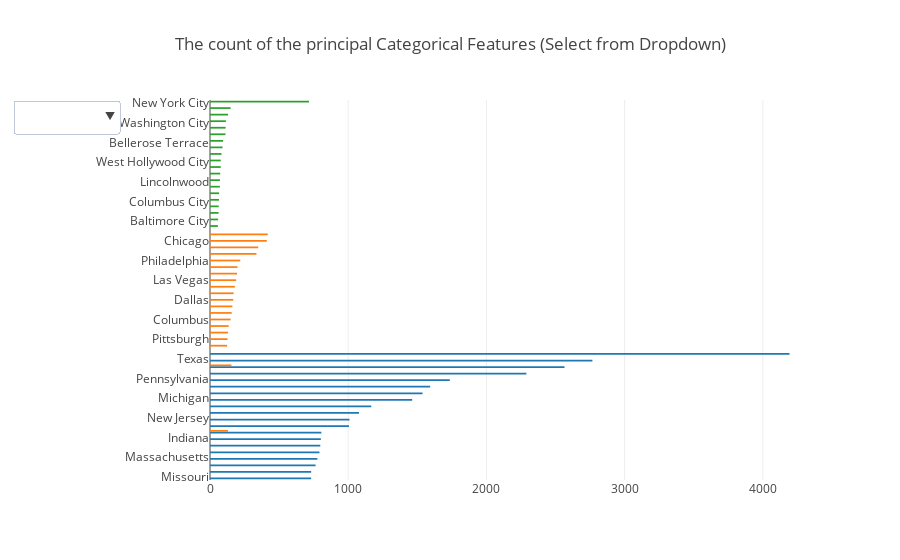

Notebook cell for this chart:
### Markdown cell above
## Dropdowns

### Code cell
trace1 = go.Bar(x=state_count[:20].values[::-1],
                y=state_count[:20].index[::-1],
                orientation='h',
                name='Top 20 States')

trace2 = go.Bar(x=city_count[:20].values[::-1],
                y=city_count[:20].index[::-1],
                orientation = 'h', 
                name='TOP 20 Citys')

trace3 = go.Bar(x=place_count[:20].values[::-1],
                y=place_count[:20].index[::-1],
                orientation='h',
                name='Top 20 Place')

data = [trace1, trace2, trace3]

updatemenus = list([
    dict(active=-1,
         x=-0.15,
         buttons=list([
             dict(
                 label = 'State Count',
                 method = 'update',
                 args = [{'visible': [True, False, False]}, 
                         {'title': 'TOP 20 State Count'}]),
             dict(
                 label = 'City Count',
                 method = 'update',
                 args = [{'visible': [False, True, False]}, 
                         {'title': 'TOP 20 City Count'}]),
             dict(
                 label = 'Place Count',
                 method = 'update',
                 args = [{'visible': [False, False, True]},
                         {'title': ' Top 20 Place Count'}
                        ])
         ])
        )
])


layout = dict(title='The count of the principal Categorical Features (Select from Dropdown)', 
              showlegend=False,
              updatemenus = updatemenus)

fig = dict(data = data, layout = layout)

iplot(fig)

### Figure 1 — Plotly figure (JSON) as saved in the notebook; plotly's stock layout.template omitted (floating-point values rounded to 4 significant figures)
{"data": [{"name": "Top 20 States", "orientation": "h", "type": "bar", "uid": "d2036fe6-a580-11e8-b865-0a580a0c0a14", "x": [732, 732, 764, 777, 792, 798, 802, 806, 1006, 1009, 1078, 1167, 1463, 1538, 1593, 1735, 2289, 2565, 2767, 4193], "y": ["Missouri", "Wisconsin", "Maryland", "Massachusetts", "Tennessee", "Arizona", "Indiana", "Washington", "Virginia", "New Jersey", "Georgia", "North Carolina", "Michigan", "Ohio", "Illinois", "Pennsylvania", "Florida", "New York", "Texas", "California"]}, {"name": "TOP 20 Citys", "orientation": "h", "type": "bar", "uid": "d203775c-a580-11e8-b865-0a580a0c0a14", "x": [124, 127, 130, 130, 135, 149, 155, 157, 162, 168, 171, 180, 189, 196, 199, 219, 336, 349, 411, 418], "y": ["Milwaukee", "Pittsburgh", "Washington", "Springfield", "San Diego", "Columbus", "New York", "Detroit", "Phoenix", "Dallas", "Miami", "Bronx", "Las Vegas", "Baltimore", "San Antonio", "Philadelphia", "Houston", "Los Angeles", "Chicago", "Brooklyn"]}, {"name": "Top 20 Place", "orientation": "h", "type": "bar", "uid": "d20379b4-a580-11e8-b865-0a580a0c0a14", "x": [57, 59, 62, 63, 65, 66, 71, 72, 74, 78, 78, 83, 91, 95, 112, 113, 115, 130, 149, 716], "y": ["Phoenix City", "Baltimore City", "Rochester City", "Harbor Hills", "Columbus City", "Memphis City", "San Fernando City", "Lincolnwood", "Jacksonville City", "Springfield City", "West Hollywood City", "Daly City City", "Philadelphia City", "Bellerose Terrace", "Pelham Manor", "Glendale City", "Washington City", "Mount Vernon City", "Chicago City", "New York City"]}], "layout": {"showlegend": false, "title": "The count of the principal Categorical Features (Select from Dropdown)", "updatemenus": [{"active": -1, "buttons": [{"args": [{"visible": [true, false, false]}, {"title": "TOP 20 State Count"}], "label": "State Count", "method": "update"}, {"args": [{"visible": [false, true, false]}, {"title": "TOP 20 City Count"}], "label": "City Count", "method": "update"}, {"args": [{"visible": [false, false, true]}, {"title": " Top 20 Place Count"}], "label": "Place Count", "method": "update"}], "x": -0.15}]}}
